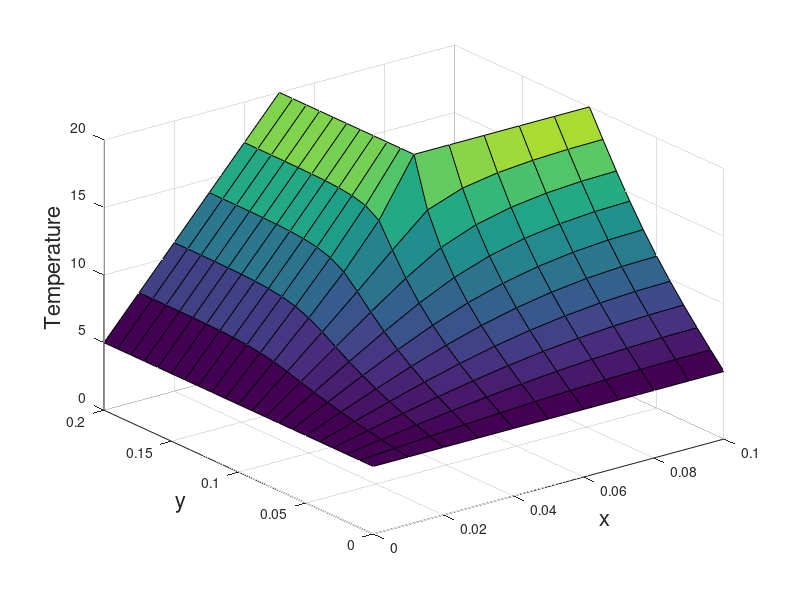

This figure's MATLAB source:
% Esercitazione 11, esercizio 2
% Simone Canevarolo
% S269893
% 25/01/2024

clear all
close all
clc

%%

ll = 0.2; % larghezza pezzo, m
lbase = 0.1; % larghezza della base, m
% lcentro = 0.2; % larghezza del pezzo nella zona centrale, m dato poco
% utile
altezza = 0.1; % altezza complessiva del pezzo, m
altezzabase = 0.05; % altezza delle parti che sorreggono la base, m

roacc = 7800; % densità acciaio, kg/m^3
cond = 1; % conducibilità termica, W/m/K ----> non lo posso indicare con kk
cs = 450; % calore specifico, J/kg/K

Test = 5; % temperatura imposta esterna, K
Tin = 20; % temperatura imposta interna, K

%%

dx = 1e-2; % m
dy = dx;

xx = (0:dx:altezza)';
xx1 = (0:dx:altezzabase)';

yy = (0:dy:ll)';
yy1 = (0:dy:lbase)';

Nx = length(xx);
Nx1 = length(xx1);

Ny = length(yy);
Ny1 = length(yy1);

Ntot = Nx*Ny1+Nx1*(Ny-Ny1);
Ntot1 = Nx*Ny1;
Ntot2 = Nx1*(Ny-Ny1);

[xmat,ymat] = meshgrid(xx,yy);

AA = sparse([],[],[],Ntot,Ntot,5*Ntot);

% escludo il cornicione della matrice

bb = zeros(Ntot,1);

% Studio il dominio quadrato a sinistra

for ii = 2:Nx-1
    for jj = 2:Ny1-1

    kk = Nx*(jj-1)+ii;
    AA(kk,kk-Nx) = 1/dy^2;    % posso anche non moltiplicare per cond, dato che si semplifica con lo zero all'altro membro nell'equazione generale
    AA(kk,kk-1) = 1/dx^2;
    AA(kk,kk) = -2*(1/dx^2+1/dy^2);
    AA(kk,kk+1) = 1/dx^2;
    AA(kk,kk+Nx) = 1/dy^2;

    end
end

% Studio il dominio rettangolare a destra

for ii = 2:(Nx1-1)
    for jj = Ny1:Ny-1

        if jj == Ny1    % Neumann adiabatico sul lato

            kk = Ntot1-Nx+ii;
            AA(kk,kk-Nx) = 1/dy^2;
            AA(kk,kk-1) = 1/dx^2;
            AA(kk,kk) = -2*(1/dx^2+1/dy^2);
            AA(kk,kk+1) = 1/dx^2;
            AA(kk,kk+Nx) = 1/dy^2;

        elseif  jj == Ny1+1
               
            kk=Ntot1+ii;
            AA(kk,kk-Nx)=1/dy^2;
            AA(kk,kk-1)=1/dx^2;
            AA(kk,kk)=-2*(1/dx^2+1/dy^2);
            AA(kk,kk+1)=1/dx^2;
            AA(kk,kk+Nx1)=1/dy^2;
                   
        else

            kk = Ntot1+(jj-Ny1-1)*Nx1+ii;       % uso Nx1 perchè devo "scendere" o "salire" sulla colonna di un altro valore
            AA(kk,kk-Nx1) = 1/dy^2;  
            AA(kk,kk-1) = 1/dx^2;
            AA(kk,kk) = -2*(1/dx^2+1/dy^2);
            AA(kk,kk+1) = 1/dx^2;
            AA(kk,kk+Nx1) = 1/dy^2;

        end
    end
end


%% Inizio con le condizioni al contorno

% Dirichlet, quadrato sx a ovest
jj = 1;
for ii = 2:Nx

    kk = ii;
    AA(kk,:) = 0;
    AA(kk,kk) = eye(length(kk));
    bb(kk) = Test;

end

% Dirichlet, quadrato sx a nord

ii = 1;
for jj = 1:Ny1

    kk = (jj-1)*Nx+ii;
    AA(kk,:) = 0;
    AA(kk,kk) = eye(length(kk));
    bb(kk) = Test;

end

% Dirichlet, quadrato a sx a sudest

jj = Ny1;
for ii = Nx1:Nx

    kk = (jj-1)*Nx+ii;
    AA(kk,:) = 0;
    AA(kk,kk) = eye(length(kk));
    bb(kk) = Tin;

end

% Neumann adiabatico, quadrato a sx a sud

ii = Nx;
for jj = 2:Ny1-1

    kk = (jj-1)*Nx+ii;
    AA(kk,kk-Nx) = 1/dy^2;
    AA(kk,kk-1) = 2*(1/dx^2);
    AA(kk,kk) = -2*(1/dx^2+1/dy^2);
    AA(kk,kk+Nx) = 1/dy^2;
    % bb non lo metto perchè è già dichiarato in precedenza che è zeros

end

% Dirichlet, rettangolo dx a nord

ii=1;
for jj = Ny1+1:Ny

    kk = Ntot1+(jj-Ny1-1)*Nx1+ii;
    AA(kk,:) = 0;
    AA(kk,kk) = eye(length(kk));
    bb(kk) = Test;

end

% Neumann adiabatico, rettangolo dx a est

jj = Ny;
for ii = 2:Nx1-1

    kk = Ntot-Nx1+ii;
    AA(kk,kk-Nx1) = 2*(1/dy^2);
    AA(kk,kk-1) = 1/dx^2;
    AA(kk,kk) = -2*(1/dx^2+1/dy^2);
    AA(kk,kk+1) = 1/dx^2;
    % bb non lo metto perchè è già dichiarato in precedenza che è zeros

end

% Dirichlet, rettangolo dx a sud

ii = Nx1;
for jj = Ny1+1:Ny

     kk = Ntot1+(jj-Ny1-1)*Nx1+ii;
     AA(kk,kk) = eye(length(kk));
     bb(kk) = Tin;

end

%%

TT = AA\bb;

TTT1 = reshape(TT(1:Ntot1),Nx,Ny1);
TTT2 = reshape(TT(Ntot1+1:end),Nx1,Ny-Ny1);
TTT3 = NaN*ones(Nx-Nx1,Ny-Ny1);

TTT = [TTT1,[TTT2;TTT3]];

figure (1)
surf(xmat,ymat,TTT')

xlabel('x','fontsize',16)
ylabel('y','fontsize',16)
zlabel('Temperature','fontsize',16)